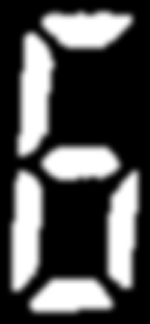
#> input picture 06755299_0_6.png, 150 x 324 px
$ python tryi.py
#> lines starting #> are read from the running program, lines starting #| are printed output that depends on the picture; after the words box and inside, x2 and y2 are one past the last pixel; in counts of white or black regions, pixels touching at a corner belong together
#> in loadImage, img is the input picture: shape (324, 150, 3); min 0, max 255, mean 80.6
### t1.py
import os
import cv2
import numpy as np
import glob
from matplotlib import pyplot as plt

def getFiles(folder):
    files = glob.glob(folder+"/*")
    return files

# [86 lines left out: functions getNumbersFilename, extract_chars, output_chars, train, not called in this run]

    # np.savetxt('digits.txt',np.array(x),delimiter=" ", fmt="%s")
    # np.savetxt('numbers.txt',np.array(y),delimiter=" ", fmt="%s")

def imageToBW(img):

    grayImage = cv2.cvtColor(img, cv2.COLOR_BGR2GRAY)
    (thresh, blackAndWhiteImage) = cv2.threshold(grayImage, 127, 255, cv2.THRESH_BINARY)
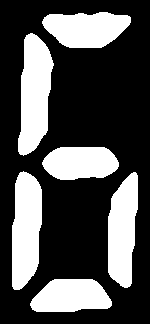
#> blackAndWhiteImage: shape (324, 150); 31.2% white; 6 white regions, box (x1, y1, x2, y2) and area: (18, 33, 54, 156) 3056, (12, 171, 42, 290) 2873, (108, 172, 138, 288) 2634, (42, 12, 131, 48) 2396, (30, 279, 112, 312) 2141, (42, 147, 119, 180) 2078

    return blackAndWhiteImage

def imageResize(img):

    w,h = np.shape(img)
#> w = 324; h = 150
    # [4 lines of commented-out code are left out]
    nw,nh = (30,100)
    img_small = cv2.resize(img,(nw,nh))
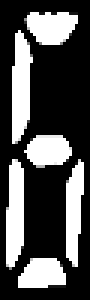
#> img_small: shape (100, 30) (shown 3 times larger); min 0, max 255, mean 79.5
    w,h = np.shape(img_small)
#> w = 100; h = 30
    #print("Shape image_small: ",(w,h))

    return img_small

def loadImage(fn):

    print("Loading image: ",fn)
    img = cv2.imread(fn)
    return readImage(img)

def readImage(img,isdebug=False):

    img = imageToBW(img)
    img_small = imageResize(img)
    #cv2.imwrite(fn+"_small.png", img_small)

    if isdebug:
        plt.imshow(img_small)
        plt.show()

    img_array = np.asarray(img_small,np.float32)
    img_array = img_array.reshape(-1)
#> img_array = 3000 values, max 255 at index 130, min 0 at index 0, mean 79.55

    return img_array

def readImages() :
    files = getFiles("chars")
    #x=np.empty((0,10,3))
    # x=np.empty((100))
    x=[]
    y=[]
    for f in files :
        print("Reading ",f)
        fn = f.split("\\")[1]
        fn = fn.split(".png")[0]
        fn = fn.split("_")
        number = fn[2]

        img_array = loadImage(f)

        #print("Number :"+number);
        #print("SHAPE : ",np.shape(img_array))
        #print(">>> :",img_array)

        x.append(img_array)
        y.append(number)

    xa = np.array(x,np.float32)
    ya = np.array(y,np.float32)
    np.savetxt('digits.txt',xa)
    np.savetxt('numbers.txt',ya)

    return xa,ya


# [9 lines left out: function detect, not called in this run]

    # [27 lines of commented-out code are left out]

### tryi.py
import os
import cv2
import numpy as np
import glob
import t1

img_array = t1.loadImage("06755299_0_6.png")
#print(img_array)
#print(len(img_array))

x,y = t1.readImages()
#> (the run stopped early here; a loop or call above may not have finished)

$ run again, with 44187543_5_3.png copied over 06755299_0_6.png
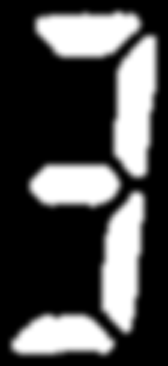
#> input picture 44187543_5_3.png, 168 x 366 px
#> in loadImage, img is the input picture: shape (366, 168, 3); min 0, max 255, mean 76.4
#> in imageToBW, `(thresh, blackAndWhiteImage) = cv2.threshold(grayImage, 127, 255, cv2...`:
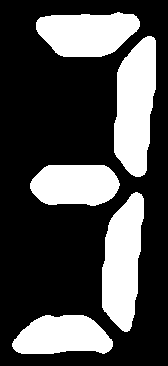
#> blackAndWhiteImage: shape (366, 168); 29.7% white; 5 white regions, box (x1, y1, x2, y2) and area: (114, 36, 156, 177) 4435, (102, 192, 144, 332) 4156, (36, 12, 140, 57) 3562, (30, 165, 120, 206) 3077, (12, 315, 113, 354) 3054
#> in imageResize, `img_small = cv2.resize(img,(nw,nh))`:
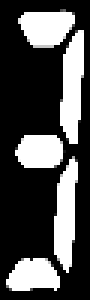
#> img_small: shape (100, 30) (shown 3 times larger); min 0, max 255, mean 77.1
#> in readImage, `img_array = img_array.reshape(-1)`: img_array = 3000 values, max 255 at index 129, min 0 at index 0, mean 77.07

$ run again, with fft_44187543_1_4.png copied over 06755299_0_6.png
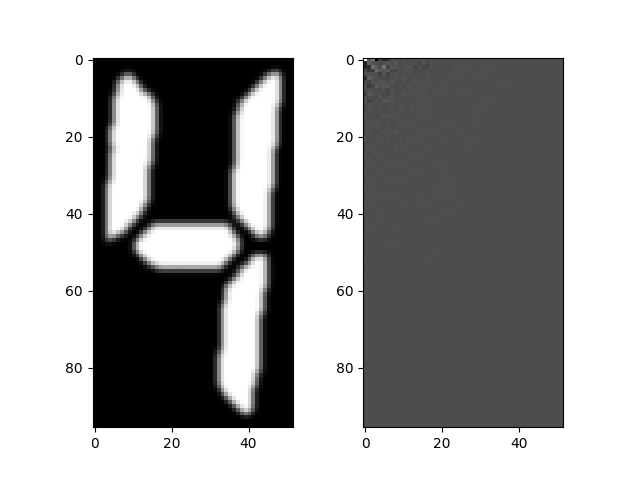
#> input picture fft_44187543_1_4.png, 640 x 480 px
#> in loadImage, img is the input picture: shape (480, 640, 3); min 0, max 255, mean 166.5
#> in imageToBW, `(thresh, blackAndWhiteImage) = cv2.threshold(grayImage, 127, 255, cv2...`:
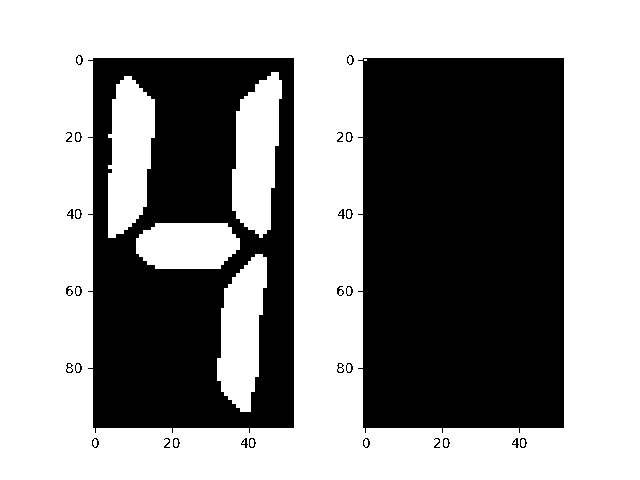
#> blackAndWhiteImage: shape (480, 640); 58.1% white; 30 black regions, largest, box (x1, y1, x2, y2) and area: (358, 58, 564, 433) 74404, (88, 58, 294, 433) 53447, (66, 286, 73, 296) 33
#> in imageResize, `img_small = cv2.resize(img,(nw,nh))`:
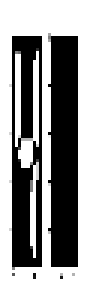
#> img_small: shape (100, 30) (shown 3 times larger); min 0, max 255, mean 148.1
#> in readImage, `img_array = img_array.reshape(-1)`: img_array = 3000 values, max 255 at index 0, min 0 at index 364, mean 148.1
